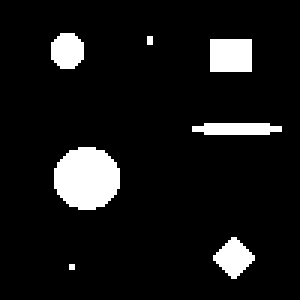
#> input picture trabalho3/componentes.tiff, 100 x 100 px (shown 3 times larger)
$ jupyter execute transformada_distancia_teste.ipynb
#> lines starting #> are read from the running program, lines starting #| are printed output that depends on the picture; after the words box and inside, x2 and y2 are one past the last pixel; in counts of white or black regions, pixels touching at a corner belong together
[cell 1]
import matplotlib.pyplot as plt
import numpy as np

[cell 2]
def imshow_with_grid(img):
    '''Plota imagem junto com uma grade para facilitar a visualização dos pixels'''
    plt.figure(figsize=(10,10))
    plt.imshow(img, 'gray')
    plt.xticks(np.arange(-0.5, img.shape[1]+0.5))
    plt.yticks(np.arange(-0.5, img.shape[0]+0.5))
    plt.grid()
    plt.show()

[cell 3]
img = plt.imread('componentes.tiff')
#> img: shape (100, 100); 8.5% white; 7 white regions (2 under 20 px), largest, box (x1, y1, x2, y2) and area: (18, 49, 40, 70) 366, (70, 13, 84, 24) 154, (71, 79, 85, 93) 112, (17, 11, 28, 23) 108, (64, 41, 94, 45) 104
# A imagem está no intervalo [0, 255], o comando abaixo é utilizado
# para transformar a imagem para o tipo bool [False, True]
img = img>0
imshow_with_grid(img)

[cell 4]
plt.figure(figsize=(10,10))
plt.imshow(img, 'gray')
plt.show()

[cell 5]
def dilation(img, elem_est, origin):
    '''Dilatação de uma imagem binária img utilizando o elemento
       estruturante elem_est. A origem do elemento estruturante
       é indicada pelo ponto origin'''
#> called with elem_est = array of shape (3, 3), origin = (1, 1)

    num_rows, num_cols = img.shape
#> num_rows = 100; num_cols = 100
    num_rows_ee, num_cols_ee = elem_est.shape

    # Armazena as coordenadas do elemento estruturante. As coordenadas
    # são refletidas, de acordo com a definição de dilatação
    set_ee = []
    for row in range(num_rows_ee):
        for col in range(num_cols_ee):
            if elem_est[row, col]==1:
                set_ee.append((origin[0]-row, origin[1]-col))

    img_res = np.zeros_like(img)
    for row in range(num_rows):
        for col in range(num_cols):
            z = (row, col)
            has_intersect = intersects(img, set_ee, z)
            if has_intersect:
                img_res[row, col] = 1
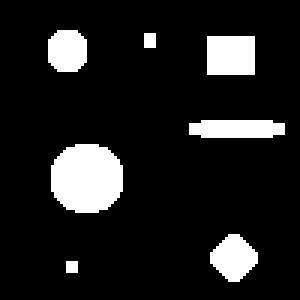
#> img_res: shape (100, 100) bool (shown 3 times larger); 12.1% white; 7 white regions (1 under 20 px), largest, box (x1, y1, x2, y2) and area: (17, 48, 41, 71) 456, (69, 12, 85, 25) 208, (63, 40, 95, 46) 176, (70, 78, 86, 94) 172, (16, 10, 29, 24) 158, (48, 11, 52, 16) 20

    return img_res

def intersects(img, set_ee, z):
    '''Verifica se algum ponto do conjunto set_ee, transladado
       de uma quantia z, mapeia para um pixel branco na imagem img'''

    for point in set_ee:
        # Translada o ponto
        trans_point = (point[0]+z[0], point[1]+z[1])
        # Verifica ponto somente se ele estiver dentro da imagem
        if trans_point[0]>=0 and trans_point[0]<img.shape[0] and \
           trans_point[1]>=0 and trans_point[1]<img.shape[1]:

            if img[trans_point]==1:
                return True
    return False

[cell 6]
elem_est = np.array([[1, 1, 1],
                     [1, 1, 1],
                     [1, 1, 1]])

img_res = dilation(img, elem_est, origin=(1, 1))
imshow_with_grid(img_res)

[cell 7]
img_borda_ext = img_res ^ img
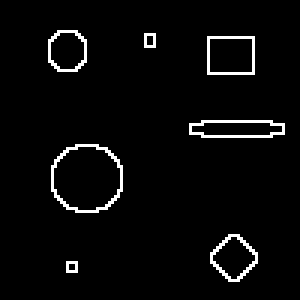
#> img_borda_ext: shape (100, 100) bool (shown 3 times larger); 3.5% white in thin lines or dots, all inside (x1, y1, x2, y2) = (16, 10, 95, 94)

[cell 8]
plt.figure(figsize=(10,10))
plt.imshow(img_borda_ext, 'gray')
plt.show()

## Função geral para cálculo das distâncias

[cell 9]
def calc_dist(x, y, img_borda, dist_type):
    n_rows, n_cols = img_borda.shape
    dists = []
    for row in range(n_rows):
        for col in range(n_cols):
            if img_borda[row][col]:
                if dist_type == 'euclidiana':
                    dists.append(( (x-row)**2 + (y-col)**2 )**0.5)
                elif dist_type == 'city':
                    dists.append(( abs(x-row) + abs(y-col)))

    return dists

def distancia(img, img_borda_ext, dist_type):
#> called with dist_type = 'euclidiana'
    n_rows, n_cols = img.shape
#> n_rows = 100; n_cols = 100
    img_dist = [[0.0 for j in range(len(img[0]))] for i in range(len(img))]
#> img_dist = 100 items

    for row in range(n_rows):
        for col in range(n_cols):
            img_dist[row][col] = min(calc_dist(row, col, img_borda_ext, dist_type))

    return img_dist

## Distância Euclidiana

[cell 10]
img_euclidiana = distancia(img, img_borda_ext, 'euclidiana')
plt.figure(figsize=(10,10))
plt.imshow(img_euclidiana, 'gray')
plt.show()
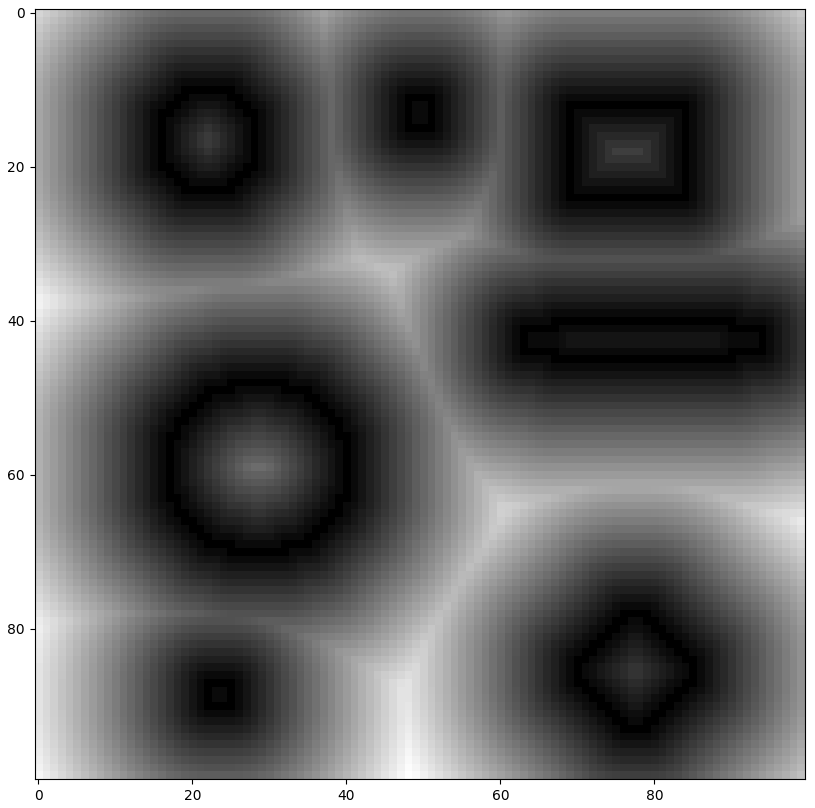
#> figure drawn by matplotlib, 1 panel

## Distância City block

[cell 11]
img_city = distancia(img, img_borda_ext, 'city')
plt.figure(figsize=(10,10))
plt.imshow(img_city, 'gray')
plt.show()
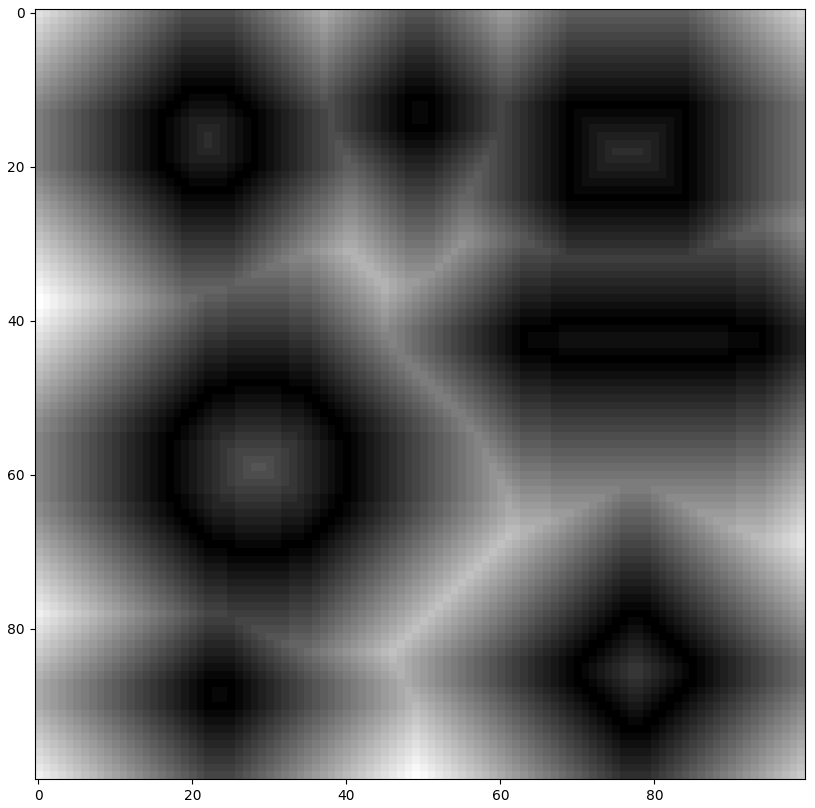
#> figure drawn by matplotlib, 1 panel
